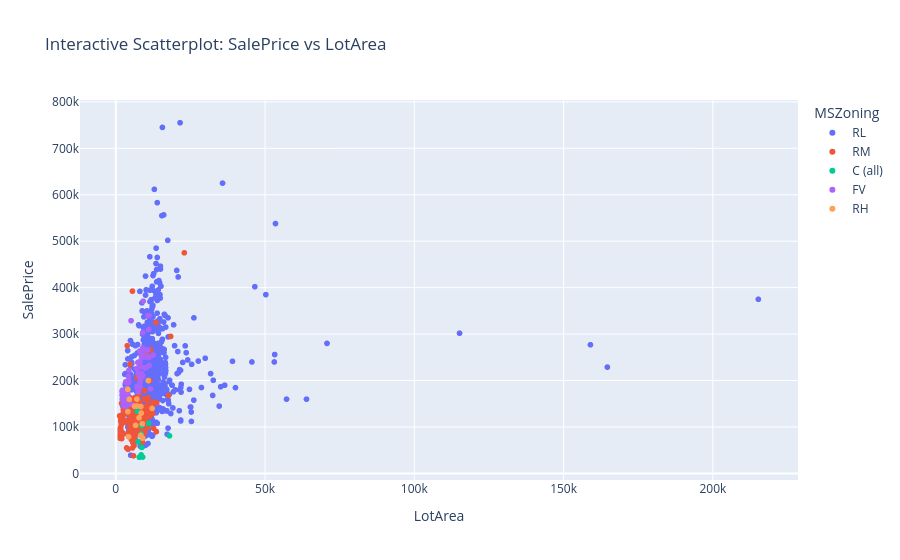

Source (notebook cell):
### Code cell
import plotly.express as px

fig = px.scatter(df, x='LotArea', y='SalePrice', color='MSZoning', title='Interactive Scatterplot: SalePrice vs LotArea')
fig.show()

### Figure 1 — Plotly figure (JSON) as saved in the notebook; plotly's stock layout.template omitted (floating-point values rounded to 4 significant figures; data arrays with more than 128 entries replaced by an {"elided": "..."} marker saying what was removed)
{"data": [{"hovertemplate": "MSZoning=RL<br>LotArea=%{x}<br>SalePrice=%{y}<extra></extra>", "legendgroup": "RL", "marker": {"color": "#636efa", "symbol": "circle"}, "mode": "markers", "name": "RL", "showlegend": true, "type": "scattergl", "x": {"elided": "2265 int values"}, "xaxis": "x", "y": {"elided": "2265 float values"}, "yaxis": "y"}, {"hovertemplate": "MSZoning=RM<br>LotArea=%{x}<br>SalePrice=%{y}<extra></extra>", "legendgroup": "RM", "marker": {"color": "#EF553B", "symbol": "circle"}, "mode": "markers", "name": "RM", "showlegend": true, "type": "scattergl", "x": {"elided": "460 int values"}, "xaxis": "x", "y": {"elided": "460 float values"}, "yaxis": "y"}, {"hovertemplate": "MSZoning=C (all)<br>LotArea=%{x}<br>SalePrice=%{y}<extra></extra>", "legendgroup": "C (all)", "marker": {"color": "#00cc96", "symbol": "circle"}, "mode": "markers", "name": "C (all)", "showlegend": true, "type": "scattergl", "x": [8500, 8470, 7200, 7879, 11040, 8712, 8712, 9000, 18000, 7500, 6449, 8712, 3300, 9392, 10200, 5280, 5150, 9000, 8250, 6565, 6060, 4761, 12366, 9000, 8520], "xaxis": "x", "y": [40000.0, 85000.0, 133900.0, 34900.0, 108000.0, 102800.0, 55990.0, 35310.0, 81000.0, 68400.0, NaN, NaN, NaN, NaN, NaN, NaN, NaN, NaN, NaN, NaN, NaN, NaN, NaN, NaN, NaN], "yaxis": "y"}, {"hovertemplate": "MSZoning=FV<br>LotArea=%{x}<br>SalePrice=%{y}<extra></extra>", "legendgroup": "FV", "marker": {"color": "#ab63fa", "symbol": "circle"}, "mode": "markers", "name": "FV", "showlegend": true, "type": "scattergl", "x": {"elided": "139 int values"}, "xaxis": "x", "y": {"elided": "139 float values"}, "yaxis": "y"}, {"hovertemplate": "MSZoning=RH<br>LotArea=%{x}<br>SalePrice=%{y}<extra></extra>", "legendgroup": "RH", "marker": {"color": "#FFA15A", "symbol": "circle"}, "mode": "markers", "name": "RH", "showlegend": true, "type": "scattergl", "x": [8400, 9000, 4058, 10896, 6629, 4500, 8400, 12155, 6270, 7800, 7136, 7082, 8900, 8525, 4060, 4270, 11622, 5858, 9800, 6048, 7200, 6300, 4113, 10943, 8773, 6430], "xaxis": "x", "y": [82000.0, 76000.0, 133000.0, 200000.0, 103600.0, 159400.0, 144000.0, 140000.0, 145000.0, 119900.0, 145000.0, 160000.0, 107000.0, 130000.0, 181000.0, 79000.0, NaN, NaN, NaN, NaN, NaN, NaN, NaN, NaN, NaN, NaN], "yaxis": "y"}], "layout": {"autosize": true, "legend": {"title": {"text": "MSZoning"}, "tracegroupgap": 0}, "title": {"text": "Interactive Scatterplot: SalePrice vs LotArea"}, "xaxis": {"anchor": "y", "autorange": true, "domain": [0, 1], "range": [-11680.0, 228200.0], "title": {"text": "LotArea"}, "type": "linear"}, "yaxis": {"anchor": "x", "autorange": true, "domain": [0, 1], "range": [-24530.0, 814400.0], "title": {"text": "SalePrice"}, "type": "linear"}}}
